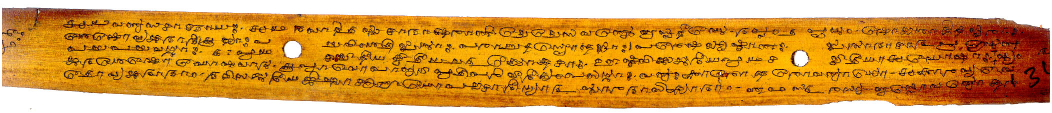
#> input picture resources/clips/1.jpg, 2104 x 226 px, found by its file name (shown at 1/2 size)
$ python better_binarization.py   (Python 2 division)
#> lines starting #> are read from the running program, lines starting #| are printed output that depends on the picture; after the words box and inside, x2 and y2 are one past the last pixel; in counts of white or black regions, pixels touching at a corner belong together
# -*- coding: utf-8 -*-
"""
Created on Tue Aug 25 20:57:44 2015

@author: suryo
"""

import cv2
import numpy as np
import prep3
clahe = cv2.createCLAHE(clipLimit=2.0, tileGridSize=(8,8))

img = cv2.imread('/home/suryo/Image_Processing_Exercises/indictools-prep/resources/clips/1.jpg')
#> img is the input picture: shape (226, 2104, 3); mean B, G, R 71.3, 156.4, 213.9
dst = cv2.fastNlMeansDenoisingColored(img,None,10,10,7,21)

cv2.imshow('dst',dst)
img = cv2.cvtColor(dst, cv2.COLOR_BGR2GRAY)
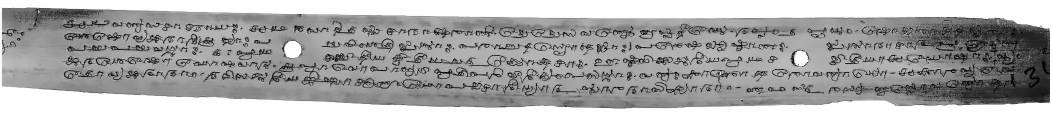
#> img: shape (226, 2104) (shown at 1/2 size); min 0, max 254, mean 163.5
height, width = img.shape
#> height = 226; width = 2104
base = np.ones(img.shape[:2],np.uint8)
print height,width
#| 226 2104

#th3 = prep3.binary_img(img)

cl1 = clahe.apply(img)
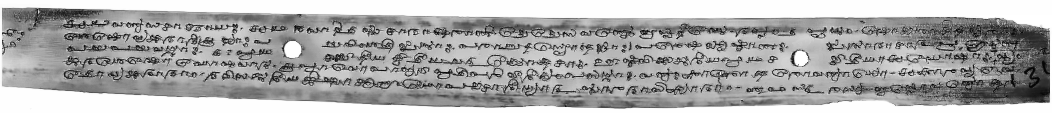
#> cl1: shape (226, 2104) (shown at 1/2 size); min 0, max 255, mean 169.4
cv2.imshow('cl1',cl1)
blur = cv2.GaussianBlur(cl1,(3,3),0)
ret3,th3 = cv2.threshold(blur,0,255,cv2.THRESH_BINARY+cv2.THRESH_OTSU)
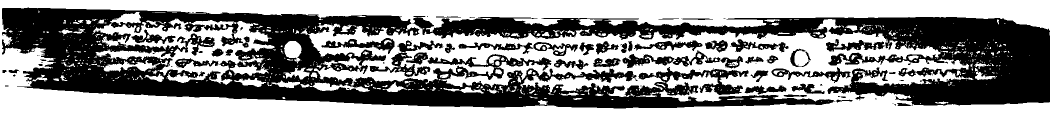
#> th3: shape (226, 2104) (shown at 1/2 size); 53.2% white; 130 black regions (81 under 20 px), largest, box (x1, y1, x2, y2) and area: (4, 15, 1668, 217) 123347, (825, 32, 2100, 211) 74727, (739, 81, 887, 154) 2621
#> ret3 = 166
cv2.imshow('bina',th3)


x= 10
y = 22
w = 60
h = 60
image = img[y:y + h, x:x + w]
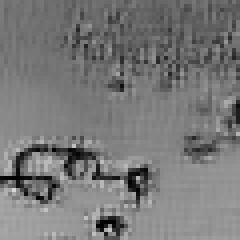
#> image: shape (60, 60) (shown 4 times larger); min 1, max 215, mean 120.3
cv2.imshow('img',image)


for i in range(0,height,h):
    for j in range(0,width,w):
        print (j,i)
        #cv2.rectangle(img,(j,i),(j+w,i+h),(0,0,255),2)
        image = img[i:i+w,j:j+h]

        cl1 = clahe.apply(image)
        blur = cv2.GaussianBlur(cl1,(3,3),0)
        ret,th = cv2.threshold(blur,0,255,cv2.THRESH_BINARY+cv2.THRESH_OTSU)
        base[i:i+w,j:j+h] = th
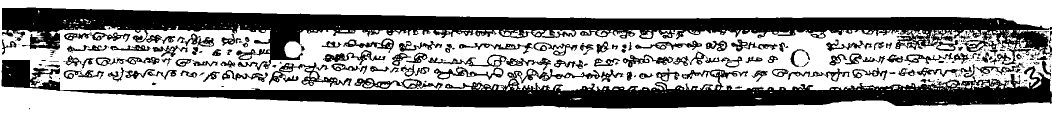
#> base: shape (226, 2104) (shown at 1/2 size); 61.5% white; 308 black regions (176 under 20 px), largest, box (x1, y1, x2, y2) and area: (4, 15, 2104, 141) 78796, (3, 120, 2104, 217) 68175, (538, 125, 704, 174) 1932

        #print img
#cv2.imshow('img1',th)
cv2.imshow('img',img)

#base = cv2.GaussianBlur(base,(3,3),0)
cv2.imshow('base',base)

cv2.waitKey(0)
cv2.destroyAllWindows()

$ run again, with resources/clips/crop1.jpg copied over resources/clips/1.jpg
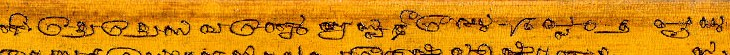
#> input picture resources/clips/crop1.jpg, 730 x 55 px, found by its file name
#> img is the input picture: shape (55, 730, 3); mean B, G, R 16.9, 137.1, 212.4
#> img: shape (55, 730)
#| 55 730
#> `ret3,th3 = cv2.threshold(blur,0,255,cv2.THRESH_BINARY+cv2.THRESH_OTSU)`:
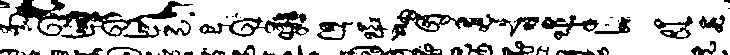
#> th3: shape (55, 730); 77.9% white; 53 black regions (17 under 20 px), largest, box (x1, y1, x2, y2) and area: (0, 0, 193, 39) 2369, (391, 9, 539, 41) 1255, (199, 11, 309, 40) 997
#> ret3 = 138
#> after the loop `for i in range(0,height,h):`:
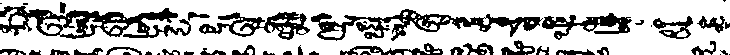
#> base: shape (55, 730); 74.5% white; 44 black regions (10 under 20 px), largest, box (x1, y1, x2, y2) and area: (0, 6, 191, 39) 2638, (311, 9, 543, 41) 2342, (199, 12, 310, 40) 1217
